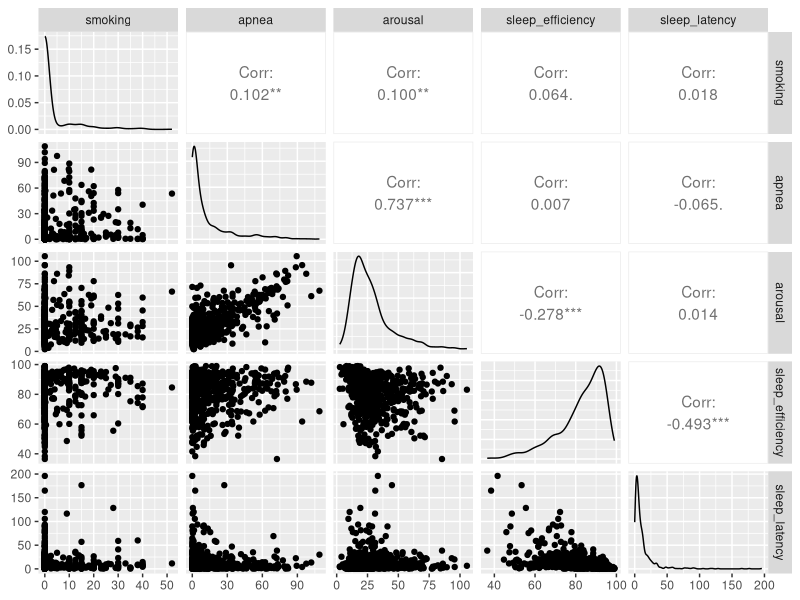
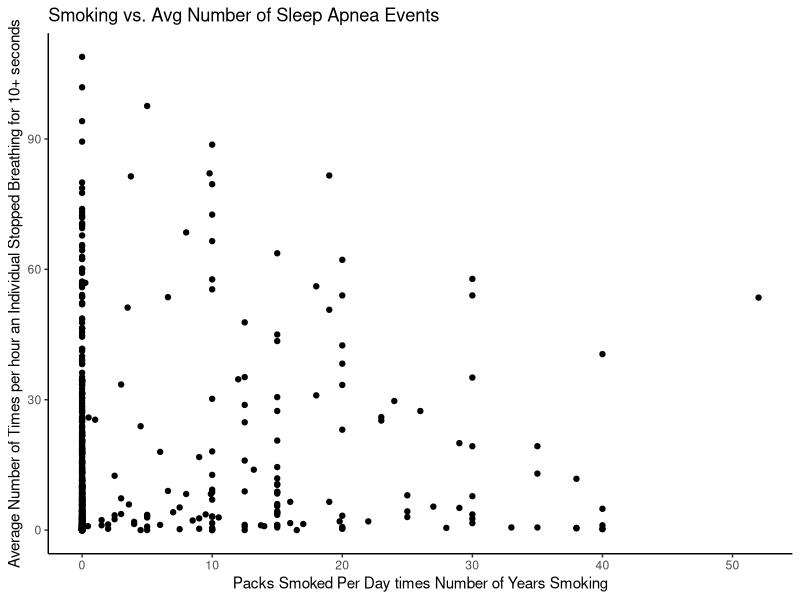
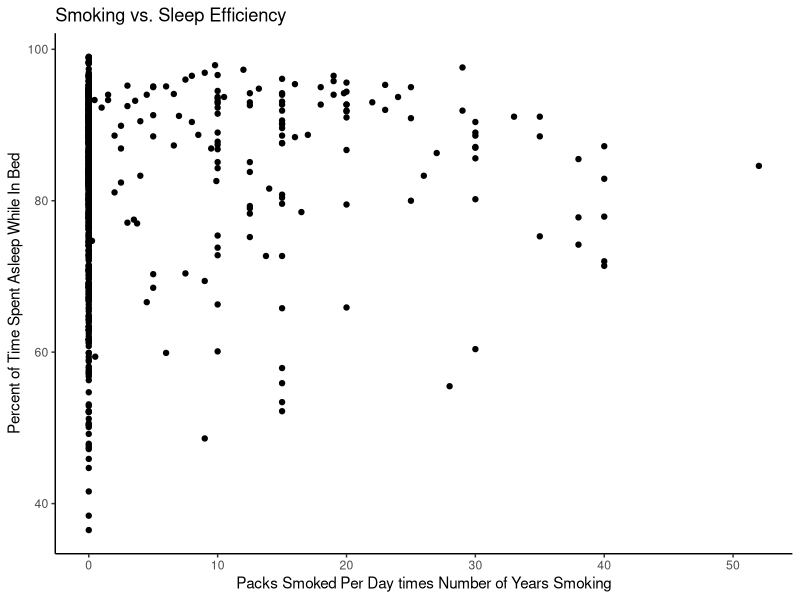
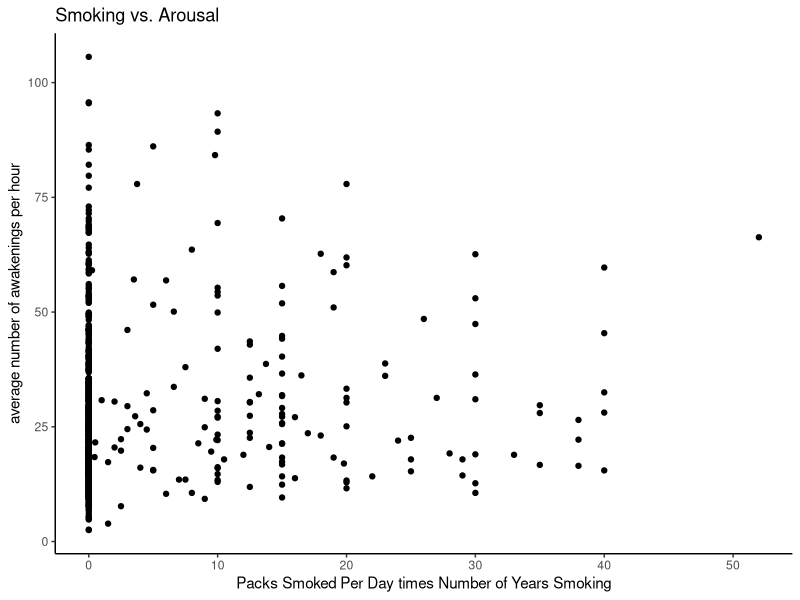
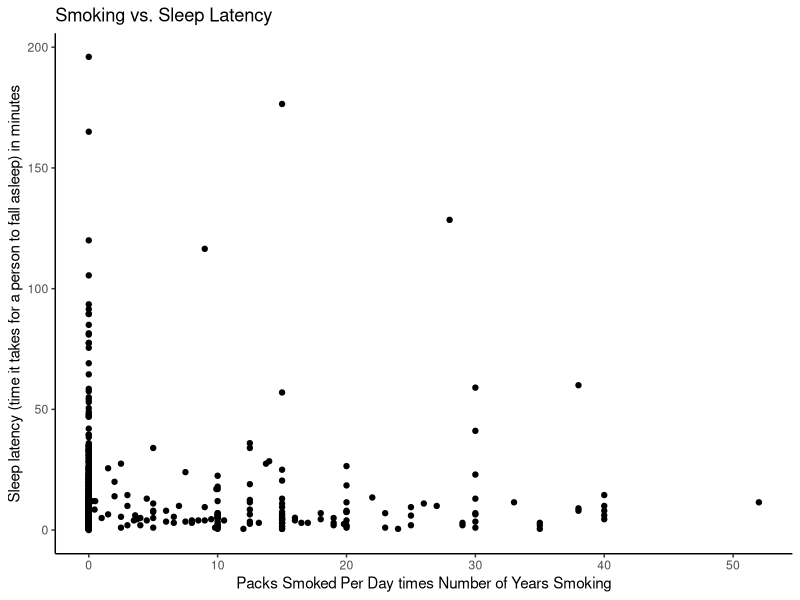
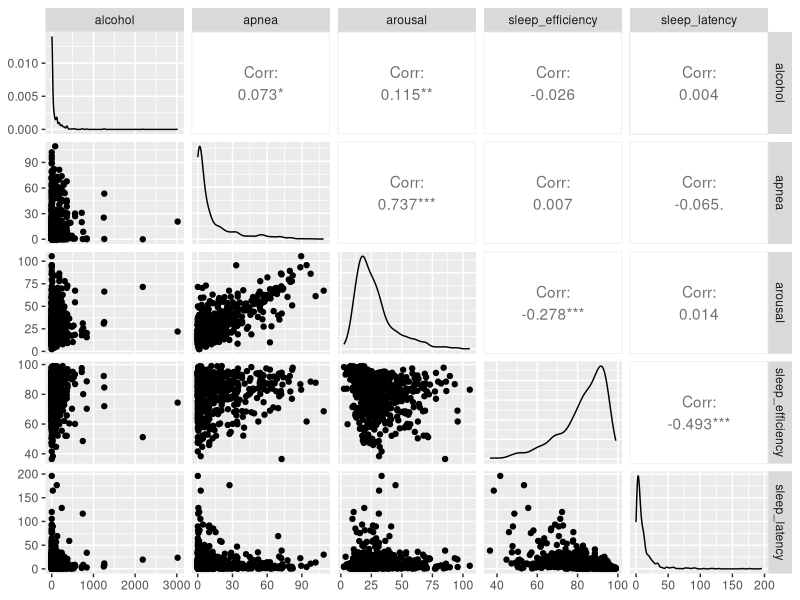
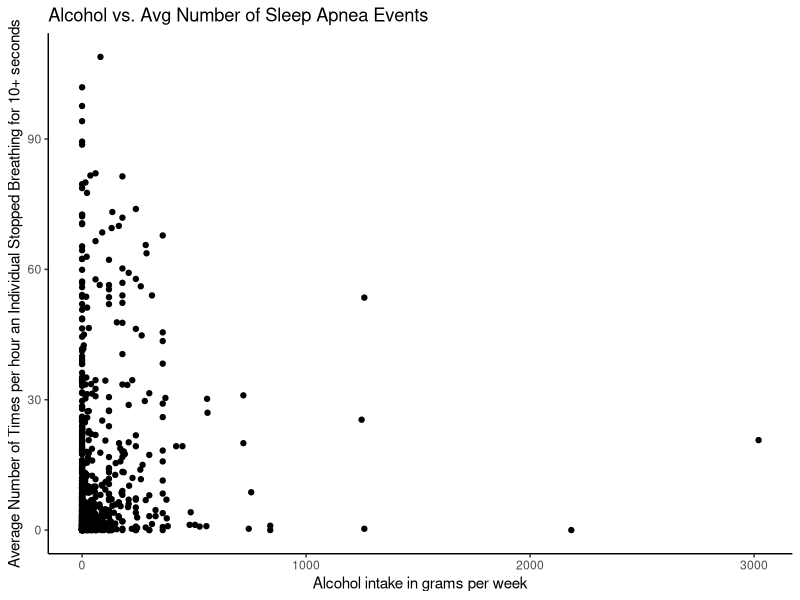
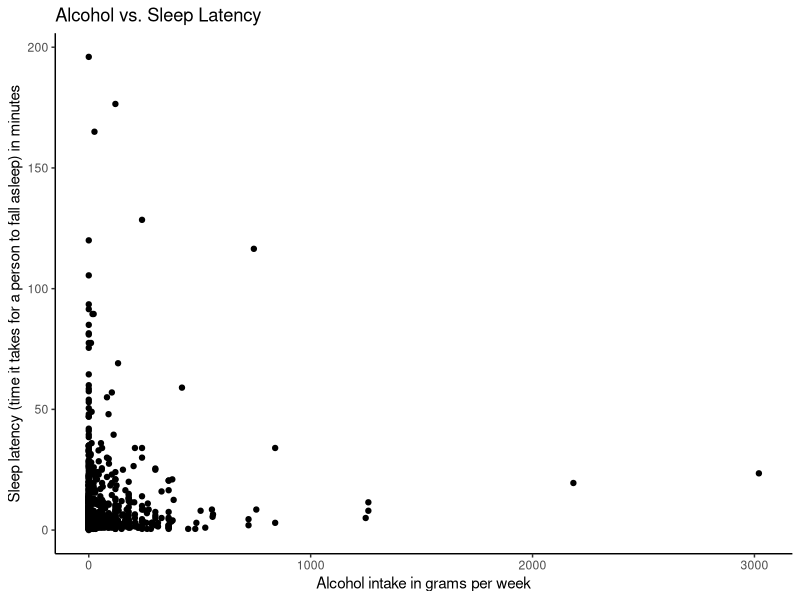

The R script that drew these images, in order:
## ---- chunk 1
knitr::opts_chunk$set(echo = TRUE)
## ---- chunk 2
library(tidyverse)
library(broom)
library(GGally)
## ---- chunk 3
nocturia <- read_csv("./nocturia.csv")
na.omit(nocturia) -> nocturia
nocturia
## ---- chunk 4
nocturia$rem_latency <- as.numeric(nocturia$rem_latency)
na.omit(nocturia) -> nocturia
nocturia$rem_latency
## ---- chunk 5
ggpairs(nocturia[, c("smoking", "apnea", "arousal", "sleep_efficiency", "sleep_latency")])
## ---- chunk 6
ggplot(nocturia, aes(x = smoking, y = apnea)) +
  geom_point() +
  ggtitle("Smoking vs. Avg Number of Sleep Apnea Events") +
  xlab("Packs Smoked Per Day times Number of Years Smoking") +
  ylab("Average Number of Times per hour an Individual Stopped Breathing for 10+ seconds") +
  theme_classic()

ggplot(nocturia, aes(x = smoking, y = sleep_efficiency)) +
  geom_point() +
  ggtitle("Smoking vs. Sleep Efficiency") +
  xlab("Packs Smoked Per Day times Number of Years Smoking") +
  ylab("Percent of Time Spent Asleep While In Bed") +
  theme_classic()

ggplot(nocturia, aes(x = smoking, y = arousal)) +
  geom_point() +
  ggtitle("Smoking vs. Arousal") +
  xlab("Packs Smoked Per Day times Number of Years Smoking") +
  ylab("average number of awakenings per hour") +
  theme_classic()

ggplot(nocturia, aes(x = smoking, y = sleep_latency)) +
  geom_point() +
  ggtitle("Smoking vs. Sleep Latency") +
  xlab("Packs Smoked Per Day times Number of Years Smoking") +
  ylab("Sleep latency (time it takes for a person to fall asleep) in minutes") +
  theme_classic()
## ---- chunk 7
ggpairs(nocturia[, c("alcohol", "apnea", "arousal", "sleep_efficiency", "sleep_latency")])
## ---- chunk 8
ggplot(nocturia, aes(x = alcohol, y = apnea)) +
  geom_point() +
  ggtitle("Alcohol vs. Avg Number of Sleep Apnea Events") +
  xlab("Alcohol intake in grams per week") +
  ylab("Average Number of Times per hour an Individual Stopped Breathing for 10+ seconds") +
  theme_classic()

ggplot(nocturia, aes(x = alcohol, y = sleep_latency)) +
  geom_point() +
  ggtitle("Alcohol vs. Sleep Latency") +
  xlab("Alcohol intake in grams per week") +
  ylab("Sleep latency (time it takes for a person to fall asleep) in minutes") +
  theme_classic()
## ---- chunk 9
ggpairs(nocturia[, c("diabetes", "cardiovascular_disease", "kidney_disease", "apnea", "arousal", "sleep_efficiency", "sleep_latency")])
## ---- chunk 10
ggplot(nocturia, aes(x = as.factor(diabetes), y = apnea)) +
  geom_boxplot() +
  ggtitle("Diabetes vs. Incidents of Sleep Apnea") +
  xlab("Does the individual have diabetes?") +
  ylab("Number of Sleep Apnea Incidents") +
  scale_x_discrete(labels = c("No", "Yes"))

ggplot(nocturia, aes(x = as.factor(diabetes), y = sleep_efficiency)) +
  geom_boxplot() +
  ggtitle("Diabetes vs. Sleep Efficiency") +
  xlab("Does the individual have diabetes?") +
  ylab("How much time in bed spent asleep") +
  scale_x_discrete(labels = c("No", "Yes"))

ggplot(nocturia, aes(x = as.factor(diabetes), y = isi)) +
  geom_boxplot() +
  ggtitle("Diabetes vs. Level of Insomnia") +
  xlab("Does the individual have diabetes?") +
  ylab("severity of insomnia") +
  scale_x_discrete(labels = c("No", "Yes"))
## ---- chunk 11
ggplot(nocturia, aes(x = as.factor(cardiovascular_disease), y = apnea)) +
  geom_boxplot() +
  ggtitle("Cardiovascular Disease vs. Incidents of Sleep Apnea") +
  xlab("Does the individual have cardiovascular disease?") +
  ylab("Number of Sleep Apnea Incidents") +
  scale_x_discrete(labels = c("No", "Yes"))

ggplot(nocturia, aes(x = as.factor(cardiovascular_disease), y = sleep_efficiency)) +
  geom_boxplot() +
  ggtitle("Cardiovascular Disease vs. Sleep Efficiency") +
  xlab("Does the individual have Cardiovascular Disease?") +
  ylab("How much time in bed spent asleep") +
  scale_x_discrete(labels = c("No", "Yes"))

ggplot(nocturia, aes(x = as.factor(cardiovascular_disease), y = isi)) +
  geom_boxplot() +
  ggtitle("Cardiovascular Disease vs. Level of Insomnia") +
  xlab("Does the individual have Cardiovascular Disease?") +
  ylab("severity of insomnia") +
  scale_x_discrete(labels = c("No", "Yes"))
## ---- chunk 12
ggplot(nocturia, aes(x = sex, y = apnea)) +
  geom_boxplot() +
  ggtitle("Sex vs. Sleep Apnea Incidents") +
  xlab("Sex") +
  ylab("Number of Sleep Apnea Incidents")

ggplot(nocturia, aes(x = sex, y = sleep_efficiency)) +
  geom_boxplot() +
  ggtitle("Sex vs. Sleep Efficiency") +
  xlab("Sex") +
  ylab("Amount of Time in Bed Spent Sleeping")

ggplot(nocturia, aes(x = sex, y = isi)) +
  geom_boxplot() +
  ggtitle("Sex vs. Level of Insomnia") +
  xlab("Sex") +
  ylab("Severity of Insomnia")
